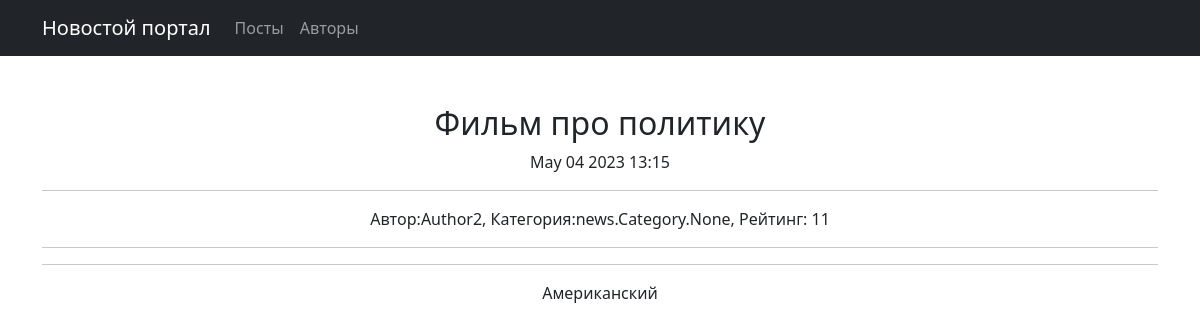
The app's page /post/4 with its own data.
### news/models.py (models this page shows, shortened)
class Post(models.Model):
    POSTS = [
        ("art", "Статья"),
        ("nws", "Новость")
    ]
    author = models.ForeignKey(Author, on_delete=models.CASCADE)
    title = models.CharField(max_length=255)
    post = models.CharField(max_length=3, choices=POSTS, default="nws")
    time_post = models.DateTimeField(default=timezone.now)
    category = models.ManyToManyField(Category, through='PostCategory')
    text = models.TextField()
    rate = models.IntegerField(default=0)

class Author(models.Model):
    user = models.OneToOneField(User, on_delete=models.CASCADE)
    rate = models.IntegerField(default=0)

### news/views.py (the view)
# urls.py: path('post/<int:pk>', NewsN.as_view(), name='post_detail'),
class NewsN(DetailView):
    model = Post
    template_name = 'newsn.html'
    context_object_name = 'newsn'

### news/templatetags/custom_filters.py (called while the page is built)
@register.filter()
def cenz(text):
    for i in text.split():
        if i.lower() in swear_word:
            text = text.replace(i, f'***{i[0]}***')
    return text

### templates/newsn.html
{% extends 'flatpages/default.html' %}
{% load custom_filters %}!
{% block title%}
<h2>{{newsn.title|cenz}}</h2>
{{newsn.time_post|date:'M d Y G:i'}}
<hr>
Автор:{{newsn.author.user}}, Категория:{{object.category}}, Рейтинг: {{newsn.rate}}
<hr>
{% endblock title %}
{% block content %}
<hr>
{{newsn.text|cenz}}
{% endblock content %}

### records on screen
Post: title|cenz "Фильм про политику", time_post "May 04 2023 13:15", author.user "Author2", category "news.Category.None", rate "11", text|cenz "Американский"
